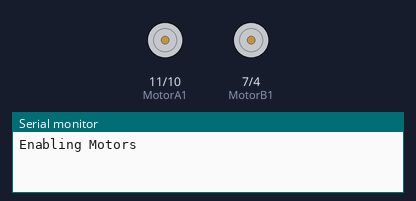
Recording of a sketch running on a simulated Arduino Uno, built with avr-gcc and run on an emulated ATmega328P. Parts: motor-driver pin pairs drawn as motors (green arrow = first pin HIGH = forward, orange = second pin HIGH = backward, longer = more drive, scaled by the enable pin), the last lines printed to the serial monitor.

Above: at 0.5 s.
At 2.5 s:
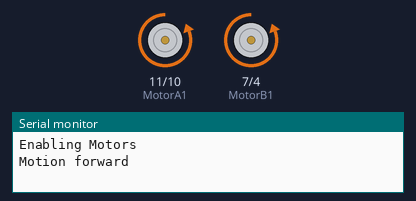
At 5.5 s:
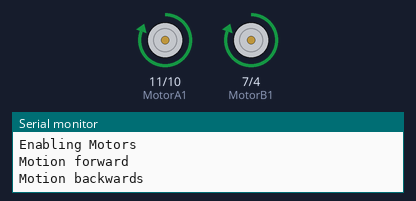
Timing chart, 0 to 13.0 s (numbered marks = the images above):
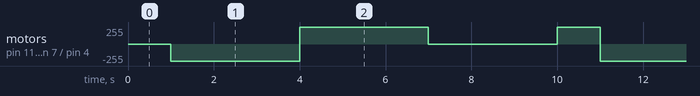

Measured:
- by itself, motor on pin 11 (MotorA1) / pin 10 (MotorA2), motor on pin 7 (MotorB1) / pin 4 (MotorB2): repeats every 10.0 s: forward 255/255 3.0 s, stopped 3.0 s, forward 255/255 1.0 s, backward 255/255 3.0 s

The sketch:

robotRibes.ino
```cpp
int enableA = 12;
int MotorA1 = 11;
int MotorA2 = 10;

int enableB = 5;
int MotorB1 =7;
int MotorB2 = 4;


void setup() {
  Serial.begin(9600);
  pinMode(enableA,OUTPUT);
  pinMode(MotorA1,OUTPUT);
  pinMode(MotorA2,OUTPUT);

  pinMode(enableB,OUTPUT);
  pinMode(MotorB1,OUTPUT);
  pinMode(MotorB2,OUTPUT);

}

void loop() {
  //enabling motor A
  Serial.println("Enabling Motors");
  digitalWrite(enableA,HIGH);
  digitalWrite(enableB,HIGH);
  delay(1000);
  Serial.println("Motion forward");
  digitalWrite(MotorA1,LOW);
  digitalWrite(MotorA2,HIGH);

  digitalWrite(MotorB1,LOW);
  digitalWrite(MotorB2,HIGH);
  delay(3000);

  Serial.println("Motion backwards");
  digitalWrite(MotorA1,HIGH);
  digitalWrite(MotorA2,LOW);

  digitalWrite(MotorB1,HIGH);
  digitalWrite(MotorB2,LOW);

  delay(3000);
  Serial.println("Stopping Motors");
  digitalWrite(enableA,LOW);
  digitalWrite(enableB,LOW);

  delay(3000);

}
```
